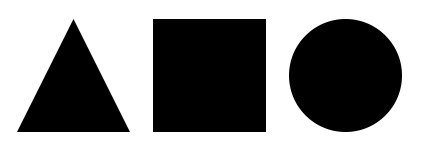
#> input picture img/shapes.png, 423 x 150 px, found by its file name
$ python contr_moment.py   (older library calls are emulated)
#> lines starting #> are read from the running program, lines starting #| are printed output that depends on the picture; after the words box and inside, x2 and y2 are one past the last pixel; in counts of white or black regions, pixels touching at a corner belong together
"""
opencv

출처

제목: 파이썬으로 만드는 OpenCV 프로젝트
저자: 이세우
출판: 프로그래밍인사이트
"""
"""
요약

[예제 7-3] 모멘트를 이용한 중심점, 넓이, 둘레길이
"""
import cv2
import numpy as np

img = cv2.imread(filename="../img/shapes.png")
#> img is the input picture: shape (150, 423, 3); min 0, max 255, mean 137.7

img_gray = cv2.cvtColor(src=img, code=cv2.COLOR_BGR2GRAY)

ret, th = cv2.threshold(src=img_gray, thresh=127, maxval=255, type=cv2.THRESH_BINARY_INV)
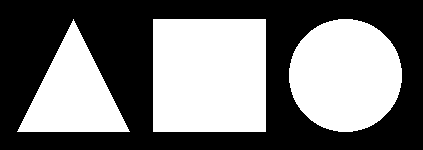
#> th: shape (150, 423); 46% white; 3 white regions

img2, contours, hierarchy = cv2.findContours(image=th, mode=cv2.RETR_EXTERNAL, method=cv2.CHAIN_APPROX_SIMPLE)
#> contours = 3 contours; box (x1, y1, x2, y2) and area: (153, 19, 266, 132) 12544, (289, 19, 402, 132) 9870, (17, 19, 130, 132) 6216

for c in contours:
    mnt = cv2.moments(array=c)
    cx = int(mnt['m10']/mnt['m00'])
    cy = int(mnt['m01']/mnt['m00'])

    a = mnt['m00']
    l = cv2.arcLength(curve=c, closed=True)
    cv2.circle(img=img, center=(cx,cy), radius=5, color=(0,255,255), thickness=-1)
    cv2.putText(img=img, text="A:%.0f"%a, org=(cx,cy+20), fontFace=cv2.FONT_HERSHEY_PLAIN, fontScale=1, color=(0,0,255))
    cv2.putText(img=img, text="A:%.2f"%l, org=tuple(c[0][0]), fontFace=cv2.FONT_HERSHEY_PLAIN, fontScale=1, color=(0,0,255))
    print("area:%.f"%cv2.contourArea(contour=c, oriented=False))
#> this loop made 3 passes
#> (cx, cy, a, l) on passes 1, 3: (345, 75, 9870, 370.7), (73, 93, 6216, 382.4)
#> (c, cx, cy, a, l) on pass 2: ([[153, 19], [153, 131], [265, 131], [265, 19]], 209, 75, 12544, 448)
#| area:9870
#| area:12544
#| area:6216
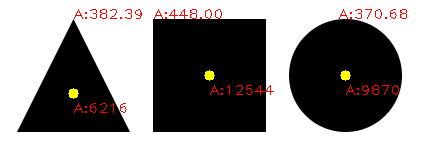
#> img: shape (150, 423, 3); 1.69% of pixels changed, all inside (x1, y1, x2, y2) = (68, 9, 407, 113)

cv2.imshow(winname="center", mat=img)
cv2.waitKey()
cv2.destroyAllWindows()

$ run again, with img/4027.png copied over img/shapes.png
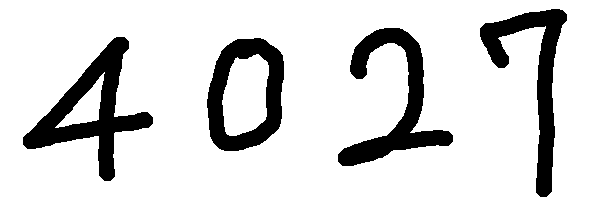
#> input picture img/4027.png, 600 x 200 px, found by its file name
#> img is the input picture: shape (200, 600, 3); 84.3% white; 4 black regions, box (x1, y1, x2, y2) and area: (23, 37, 153, 181) 5516, (338, 28, 453, 166) 4745, (480, 9, 567, 197) 4447, (207, 38, 284, 151) 4153
#> th: shape (200, 600); 15.7% white; 4 white regions
#> contours = 4 contours; box (x1, y1, x2, y2) and area: (207, 38, 284, 151) 7008, (23, 37, 153, 181) 6286, (338, 28, 453, 166) 4467, (480, 9, 567, 197) 4162
#> the loop `for c in contours:` made 4 passes
#> (cx, cy, a, l) on passes 1 to 4: (245, 94, 7008.5, 327), (90, 109, 6286, 521.1), (393, 101, 4467, 628.6), (533, 76, 4162.5, 615.5)
#> (printed output is left out)
#> after the loop `for c in contours:`:
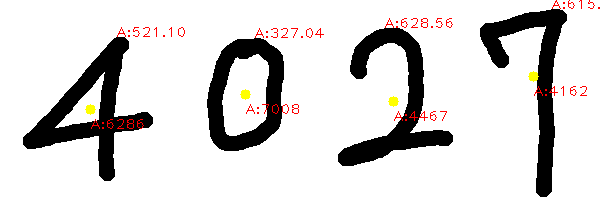
#> img: shape (200, 600, 3); 1.09% of pixels changed, all inside (x1, y1, x2, y2) = (85, 0, 600, 129)
